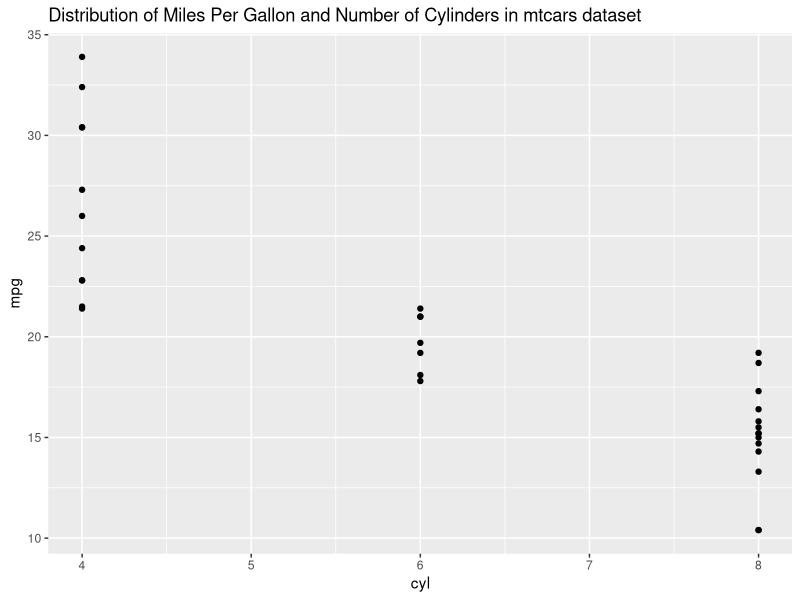
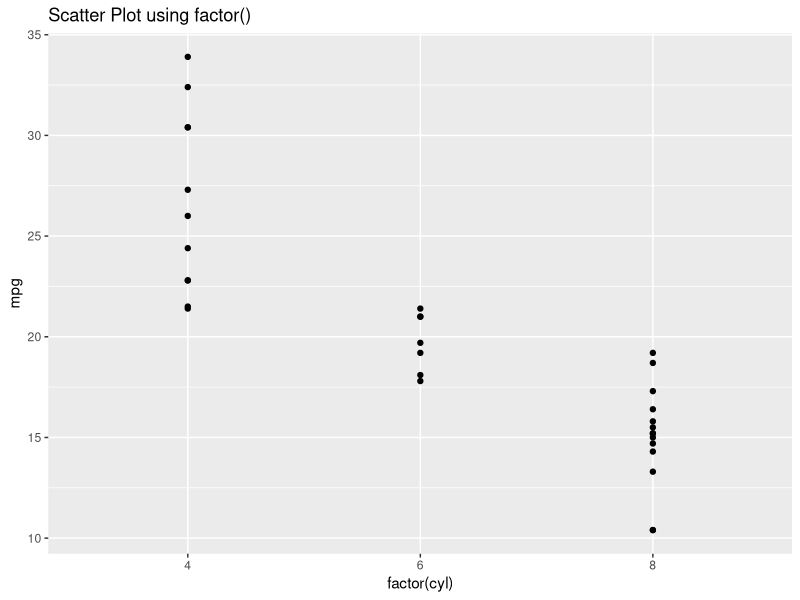
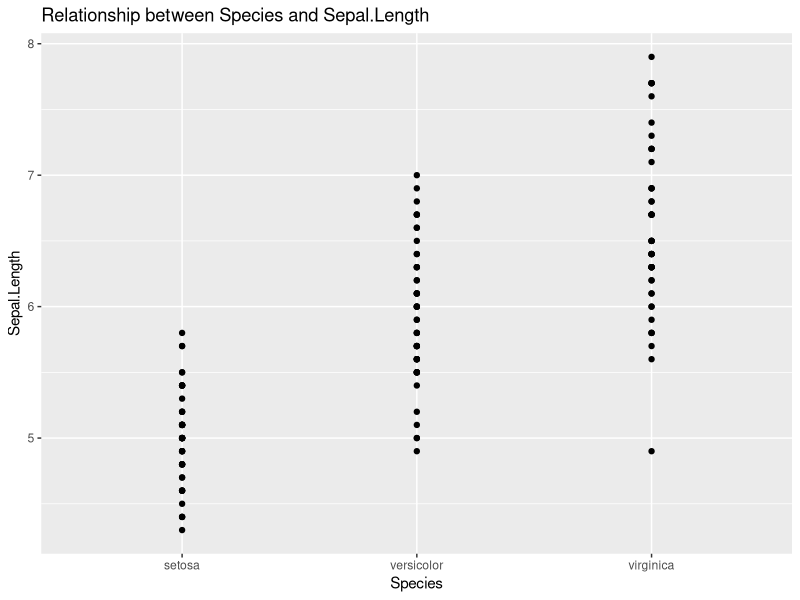
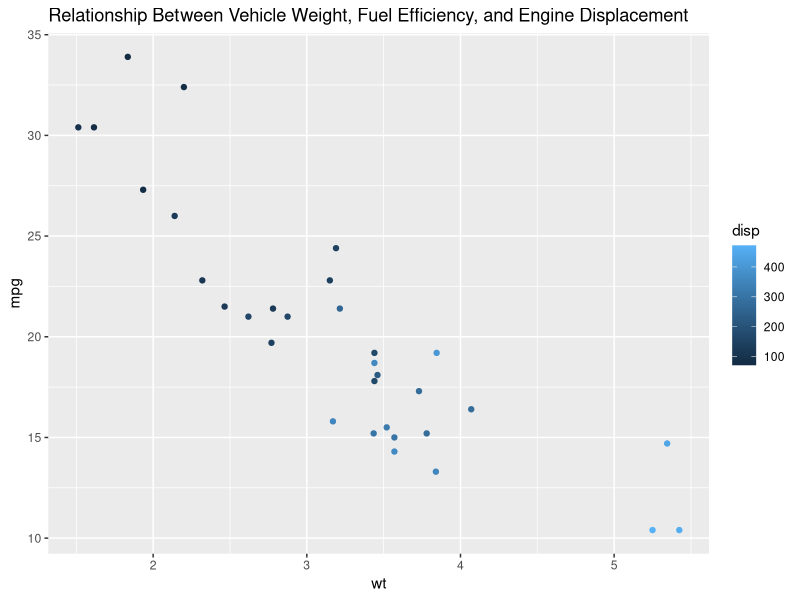
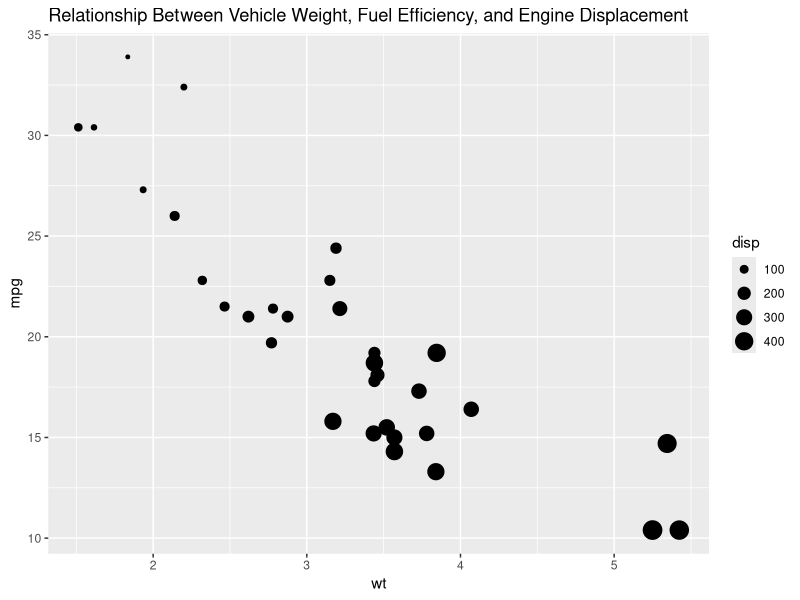

R code for these plots, in order: (Note: this script raises an error after producing the figures.)
#Data Visualization with ggplot
#i)Scatter plots
#Load ggplot2
library(ggplot2)
library (dplyr)
library (tidyr)

#a)Use mtcars dataset
data(mtcars)
str(mtcars)
head (mtcars)
summary (mtcars)

#Scatter plot
ggplot(mtcars, aes(cyl, mpg)) + geom_point() + labs(title='Distribution of Miles Per Gallon and Number of Cylinders in mtcars dataset')

#Interpretation
#Negative relationship among the variables, draw a line it goes downwards
#Increase in number of cylinders leads to decrease in miles per gallon
#Cars with 4 cylinders have the highest fuel efficiency ranging from approximately 22mpg-34mpg.
#Cars with 6 cylinders have moderate fuel efficiency ranging from approximately 18mpg-23mpg.
#Cars with 8 cylinders have the lowest fuel efficiency ranging from approximately 11mpg-19mpg.

#aes - aesthetic - maps variables in the function to their respective axis

#Change the Scatter plot command by wrapping factor() around cyl
ggplot(mtcars, aes(factor(cyl), mpg)) + geom_point() + labs(title='Scatter Plot using factor()')

#Difference
#Scale, smaller
#X axis, clearly mentions its categorised

#b)Use iris dataset
data(iris)
str(iris)
ggplot(iris, aes(Species,Sepal.Length)) + geom_point() + labs(title='Relationship between Species and Sepal.Length')

#Edit to add a color aesthetic mapped to disp
ggplot(mtcars, aes(wt, mpg, color=disp)) + geom_point() + labs(title = "Relationship Between Vehicle Weight, Fuel Efficiency, and Engine Displacement")

#Interpretation
#Dots are in different colors
#3 variables mentioned:mpg, wt and disp
#Darker dots have high fuel efficiency
#Darker dots have a low engine displacement disp

#Difference between the 2 below
ggplot(mtcars, aes(wt, mpg, size=disp)) + geom_point() + labs(title = "Relationship Between Vehicle Weight, Fuel Efficiency, and Engine Displacement")
#Large dots

ggplot(mtcars, aes(wt, mpg, shape=disp)) + geom_point()
#error shape() only works with categorical data

data() #Diamonds is an inbuilt dataset in R

#c)Use diamonds dataset
data("diamonds")
str(diamonds)

#Scatter plot
ggplot(diamonds, aes(carat, price)) + geom_point() + labs(title='Relationship between Carat and Price in diamonds dataset')
#The lighter the carat the cheaper the price
#Highest concentration of carats between 0 to 2.5

#Add geom smooth
ggplot(diamonds, aes(carat, price)) + geom_point() + geom_smooth() + labs(title='Relationship between Carat and Price in diamonds dataset')
#Interpretation
#Strong positive relationship
#Non linear relationship, blue curve is not a straight line

#Relationship Between Carat and Price by Diamond Clarity
ggplot(diamonds, aes(carat, price, color=clarity)) + geom_point() + geom_smooth() + labs(title='Relationship Between Carat and Price by Diamond Clarity')
#Several colors
#Several lines, non linear

#Make the points 40% opaque
ggplot(diamonds, aes(carat, price, color=clarity)) + geom_point(alpha=0.4) + geom_smooth() + labs(title='Relationship Between Carat and Price by Diamond Clarity')
#Interpretation
#Dots are lighter compared to the one above

#---------------------------------------------------------------------------------------------------------------------------------------------------------------------------------
##Questions
#Understanding Aesthetic Mappings
#1.Create a scatter plot showing:
#• Weight (wt) on the x-axis
#• Miles per gallon (mpg) on the y-axis
ggplot ( mtcars , aes ( x =wt , y = mpg ) ) +
  geom_point ()

#Mapping Colour
#2.Convert the number of cylinders into a categorical variable
mtcars$cyl<-factor ( mtcars$cyl )

#scatter plot
ggplot ( mtcars ,
         aes ( x =wt ,
               y = mpg ,
               color = cyl ) ) +
  geom_point ( size =3)

#Interpretation
#1 What does each colour represent?
#Different cylinder categories: 4, 6, 8

#2 Which cylinder category generally has the highest fuel efficiency?
#Cylinder 4


# Mapping Shape
mtcars $am <- factor ( mtcars $am ,
                       labels =c(" Automatic "," Manual ") )

ggplot ( mtcars ,
         aes (wt , mpg ,
              shape = am ) ) +
  geom_point ( size =3)

#Interpretation 
#1.What does each shape represent?
#Different categories of am variable 

#2.Is there any noticeable difference between manual and automatic cars?

#Mapping Size
ggplot ( mtcars ,
         aes (wt ,
              mpg ,
              size = hp ) ) +
  geom_point ( alpha =.7)

#ii)Histogram
ggplot ( mtcars ,
         aes ( x = mpg ) ) +
  geom_histogram ( binwidth =3 ,
                   fill =" steelblue ",
                   color =" black ") + labs(title='Frequency of Miles Per Gallon in mtcars dataset')

#Distribution:Range 10-35
#Peak 15-18
#Right skewed/positively skewed

#iii)Box Plot
ggplot ( mtcars ,
         aes ( cyl ,
               mpg ,
               fill = cyl ) ) +
  geom_boxplot ()

#Bar Chart
ggplot ( mtcars ,
         aes ( cyl ,
               fill = cyl ) ) +
  geom_bar ()
#Most cars-category 8
#Height represents the frequency count of cars in each cylinder

#Line Graph
cars2<-arrange ( mtcars , wt)
ggplot ( cars2 ,
         aes (wt , mpg ) ) +
  geom_line ()

# Multiple Aesthetic Mappings
ggplot ( mtcars ,
         aes ( x =wt ,
               y = mpg ,
               colour = cyl ,
               shape = am,
               size = hp ) ) +
  geom_point ( alpha =.7)

#Themes and Labels
#Better visualisation than the 2nd one
#-Clear background
#-x and y axis clearly identified
ggplot ( mtcars ,
         aes (wt ,
              mpg ,
              colour = cyl ) ) +
  geom_point ( size =3) +
  labs ( title =" Relationship between Vehicle Weight and Fuel Efficiency ",
         x =" Weight (1000 lbs )",
         y =" Miles per Gallon ",
         colour =" Number of Cylinders ") +
  theme_bw()

#Examples of geometric objects available in ggplot2.
#1Points
#Bars
#Boxplot

##Next class
#Define Statistics
#Why is mode not in summary()
#Formula for correlation
